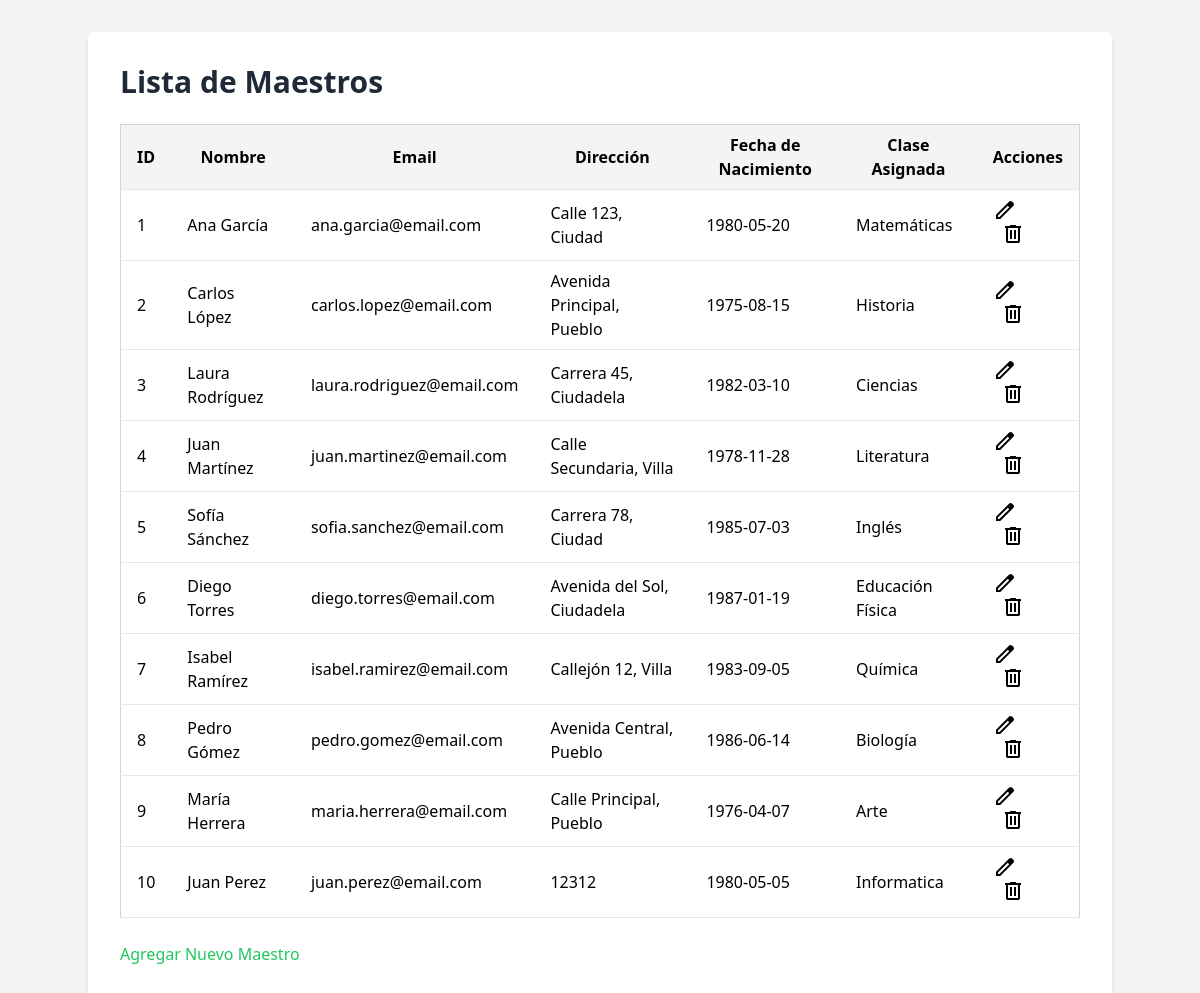
Page /maestros (signed in) on the committed database.
### tables this page shows
CREATE TABLE `maestros` (
  `id` int(11) NOT NULL,
  `Nombre` varchar(255) DEFAULT NULL,
  `Email` varchar(255) DEFAULT NULL,
  `Direccion` varchar(255) DEFAULT NULL,
  `FechaNacimiento` date DEFAULT NULL,
  `ClaseAsignada` varchar(255) DEFAULT NULL
);

### controllers/MaestrosController.php (called while the page is built, shortened)
<?php
class MaestroController
{
    protected $model;
    public function __construct()
    {
        $this->model = new MaestroModel();
    }
    public function index()
    {
        $maestros = $this->model->all();
        include $_SERVER["DOCUMENT_ROOT"] . "/views/admin/maestros/index.php";
    }
}

### config/database.php (called while the page is built)
<?php
return [
    "host" => "localhost",
    "dbname" => "university_db",
    "username" => "root",
    "password" => "",
];

### models/Model.php (called while the page is built, shortened)
<?php
class Model
{
    private $db;
    protected $table;
    public function __construct()
    {
        $config = include($_SERVER["DOCUMENT_ROOT"] . "/config/database.php");
        try {
            $this->db = new mysqli(
                $config["host"],
                $config["username"],
                $config["password"],
                $config["dbname"]
            );
        } catch (mysqli_sql_exception $e) {
            echo "Error: " . $e->getMessage();
        }
    }
    public function all()
    {
        $res = $this->db->query("SELECT * FROM {$this->table}");
        $data = $res->fetch_all(MYSQLI_ASSOC);
        return $data;
    }
}
?>

### views/admin/maestros/index.php (the view, shortened to what this page needs)
<!DOCTYPE html>
<html lang="es">
<head>
    <link href="/dist/output.css" rel="stylesheet">
</head>
<body class="bg-gray-100">
    <div class="container mx-auto my-8 p-8 bg-white shadow-md rounded-md">
        <h1 class="text-3xl font-bold mb-6 text-gray-800">Lista de Maestros</h1>
        <table class="w-full border-collapse border border-gray-300">
            <thead>
                <tr class="bg-gray-100">
                    <th class="py-2 px-4 border-b">ID</th>
                    <th class="py-2 px-4 border-b">Nombre</th>
                    <th class="py-2 px-4 border-b">Email</th>
                    <th class="py-2 px-4 border-b">Dirección</th>
                    <th class="py-2 px-4 border-b">Fecha de Nacimiento</th>
                    <th class="py-2 px-4 border-b">Clase Asignada</th>
                    <th class="py-2 px-4 border-b">Acciones</th>
                </tr>
            </thead>
            <tbody>
                <?php foreach ($maestros as $maestro): ?>
                <tr>
                    <td class="py-2 px-4 border-b"><?php echo $maestro['id']; ?></td>
                    <td class="py-2 px-4 border-b"><?php echo $maestro['Nombre']; ?></td>
                    <td class="py-2 px-4 border-b"><?php echo $maestro['Email']; ?></td>
                    <td class="py-2 px-4 border-b"><?php echo $maestro['Direccion']; ?></td>
                    <td class="py-2 px-4 border-b"><?php echo $maestro['FechaNacimiento']; ?></td>
                    <td class="py-2 px-4 border-b"><?php echo $maestro['ClaseAsignada']; ?></td>
                    <td class="py-2 px-4 border-b">
                        <a href="/maestros/edit?id=<?php echo $maestro['id']; ?>"
                            class="text-blue-500 hover:underline mr-2"><img src="/assets/lapiz.svg" alt="Editar"
                                class="icono-lapiz text-yellow-500"></a>
                        <form action="/maestros/delete" method="POST" class="inline-block">
                            <button type="submit" class="text-red-500 hover:underline"><img src="/assets/delete.svg"
                                    alt="Eliminar" class="icono-lapiz text-red-500"></button>
                        </form>
                    </td>
                </tr>
                <?php endforeach; ?>
            </tbody>
        </table>
        <div class="mt-6">
            <a href="/maestros/create" class="text-green-500 hover:underline">Agregar Nuevo Maestro</a>
        </div>
    </div>
</body>
</html>

### index.php (shortened to what this page needs)
<?php
require_once __DIR__ . "/controllers/MaestrosController.php";
$maestroController = new MaestroController();
$route = explode("?", $_SERVER["REQUEST_URI"]);
$method = $_SERVER["REQUEST_METHOD"];
if ($method === "GET") {
    switch ($route[0]) {
        case '/maestros':
            $maestroController->index();
            break;
    }
}
?>

### rows in the picture
maestros: id "1", Nombre "Ana García", Email "ana.garcia@email.com", Direccion "Calle 123, Ciudad", FechaNacimiento "1980-05-20", ClaseAsignada "Matemáticas"
maestros: id "2", Nombre "Carlos López", Email "carlos.lopez@email.com", Direccion "Avenida Principal, Pueblo", FechaNacimiento "1975-08-15", ClaseAsignada "Historia"
maestros: id "3", Nombre "Laura Rodríguez", Email "laura.rodriguez@email.com", Direccion "Carrera 45, Ciudadela", FechaNacimiento "1982-03-10", ClaseAsignada "Ciencias"
maestros: id "4", Nombre "Juan Martínez", Email "juan.martinez@email.com", Direccion "Calle Secundaria, Villa", FechaNacimiento "1978-11-28", ClaseAsignada "Literatura"
maestros: id "5", Nombre "Sofía Sánchez", Email "sofia.sanchez@email.com", Direccion "Carrera 78, Ciudad", FechaNacimiento "1985-07-03", ClaseAsignada "Inglés"
maestros: id "6", Nombre "Diego Torres", Email "diego.torres@email.com", Direccion "Avenida del Sol, Ciudadela", FechaNacimiento "1987-01-19", ClaseAsignada "Educación Física"
maestros: id "7", Nombre "Isabel Ramírez", Email "isabel.ramirez@email.com", Direccion "Callejón 12, Villa", FechaNacimiento "1983-09-05", ClaseAsignada "Química"
maestros: id "8", Nombre "Pedro Gómez", Email "pedro.gomez@email.com", Direccion "Avenida Central, Pueblo", FechaNacimiento "1986-06-14", ClaseAsignada "Biología"
maestros: id "9", Nombre "María Herrera", Email "maria.herrera@email.com", Direccion "Calle Principal, Pueblo", FechaNacimiento "1976-04-07", ClaseAsignada "Arte"
maestros: id "10", Nombre "Juan Perez", Email "juan.perez@email.com", Direccion "12312", FechaNacimiento "1980-05-05", ClaseAsignada "Informatica"
